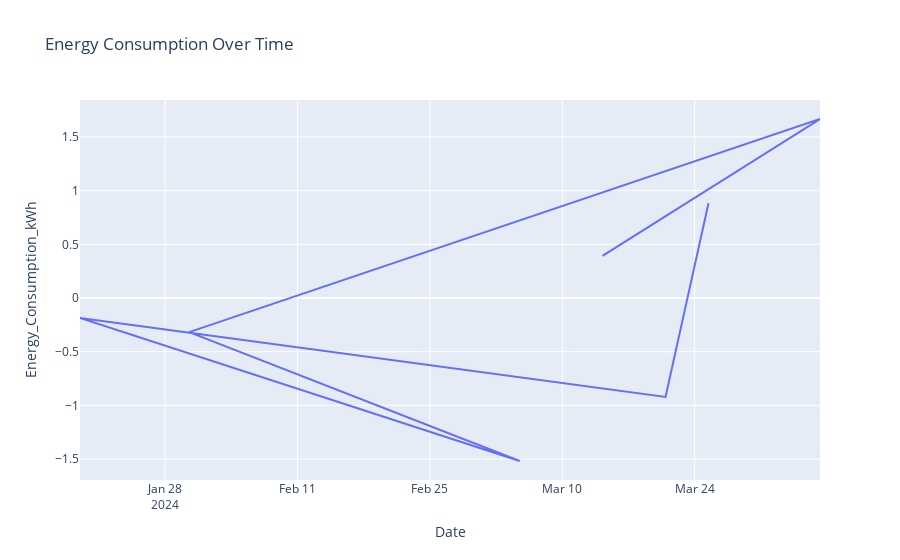

Here is the notebook cell this chart was saved with:
### Markdown cell above
##### Task 5: Advanced Visualizations

### Code cell
# Joint Plot: Temperature_C vs Energy_Consumption_kWh
sns.jointplot(x='Temperature_C', y='Energy_Consumption_kWh', data=df, kind='scatter')
plt.show()

# Violin plot: Occupancy vs Energy_Consumption_kWh
sns.violinplot(x='Occupancy', y='Energy_Consumption_kWh', data=df)
plt.show()

# Interactive Plot with Plotly
import plotly.express as px
fig = px.line(df, x='Date', y='Energy_Consumption_kWh', title='Energy Consumption Over Time')
fig.show()

### Figure 1 — Plotly figure (JSON) as saved in the notebook; plotly's stock layout.template omitted (floating-point values rounded to 4 significant figures)
{"data": [{"hovertemplate": "Date=%{x}<br>Energy_Consumption_kWh=%{y}<extra></extra>", "legendgroup": "", "line": {"color": "#636efa", "dash": "solid"}, "marker": {"symbol": "circle"}, "mode": "lines", "name": "", "orientation": "v", "showlegend": false, "type": "scatter", "x": ["2024-03-14T06:00:00", "2024-04-06T06:00:00", "2024-01-30T13:00:00", "2024-03-05T12:00:00", "2024-01-19T00:00:00", "2024-03-20T22:00:00", "2024-03-25T11:00:00"], "xaxis": "x", "y": [0.3931, 1.667, -0.3173, -1.518, -0.1866, -0.9215, 0.883], "yaxis": "y"}], "layout": {"autosize": true, "legend": {"tracegroupgap": 0}, "title": {"text": "Energy Consumption Over Time"}, "xaxis": {"anchor": "y", "autorange": true, "domain": [0, 1], "range": ["2024-01-19", "2024-04-06 06:00"], "title": {"text": "Date"}, "type": "date"}, "yaxis": {"anchor": "x", "autorange": true, "domain": [0, 1], "range": [-1.694, 1.844], "title": {"text": "Energy_Consumption_kWh"}, "type": "linear"}}}
